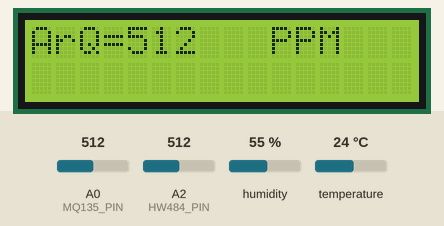
A sketch run on a simulated Arduino Uno, built with avr-gcc and run on an emulated ATmega328P. Shown: 16×2 character LCD. Inputs (shaded band) come from the test bench; at power-on: A0 (MQ135_PIN) = 512, A2 (HW484_PIN) = 512, humidity 55 %, temperature 24 °C. What the sketch prints to the serial monitor is not drawn.

Above: at 2.7 s.
2.8 s: A0 (MQ135_PIN) set to 716
At 4.6 s:
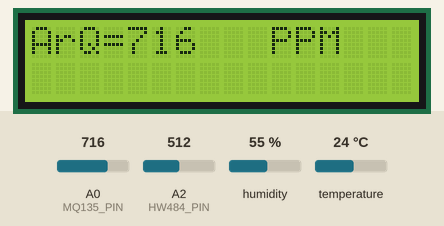
5.9 s: A2 (HW484_PIN) set to 665
9.0 s: A2 (HW484_PIN) set to 691
14.3 s: A0 (MQ135_PIN) set to 992
At 16.3 s:
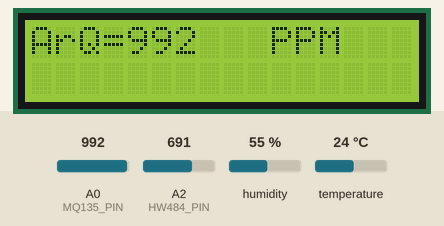
17.4 s: A0 (MQ135_PIN) set to 306
At 20.4 s:
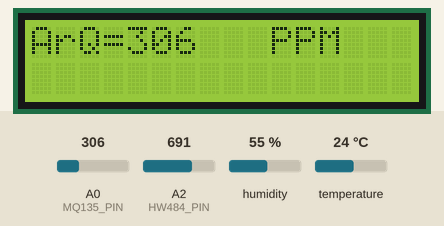
Timing chart, 0 to 21.6 s (numbered marks = the images above; inputs shaded):
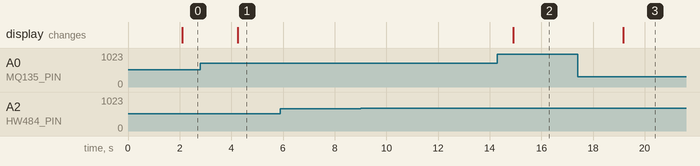

Measured:
- after the input at 2.8 s, the display: changes after 1.4 s (image 1)
- after the input at 5.9 s, every drawn part: stays the same
- after the input at 9.0 s, every drawn part: stays the same
- after the input at 14.3 s, the display: changes after 0.61 s (image 2)
- after the input at 17.4 s, the display: changes after 1.8 s (image 3)

The sketch:

sensors.ino
```cpp
#include <Adafruit_Sensor.h>
#include "DHT.h"
#include <MQ135.h>
#include <LiquidCrystal.h>

#define DHT22_PIN 9
#define MQ135_PIN 0
#define HW484_PIN 2

const int sensorMin = 0;     // sensor minimum
const int sensorMax = 1024;  // sensor maximum

DHT dht22(DHT22_PIN, DHT22);
LiquidCrystal lcd(12, 11, 5, 4, 3, HW484_PIN);

void setup() {
  Serial.begin(9600);
  dht22.begin();
  lcd.begin(16, 2);
}

void loop() {
  // DHT22 readings
  delay(2000);
  float humi = dht22.readHumidity();
  float tempC = dht22.readTemperature();
  float tempF = dht22.readTemperature(true);

  if (isnan(humi) || isnan(tempC) || isnan(tempF)) {
    Serial.println("Failed to read from DHT22 sensor!");
  } else {
    Serial.print("DHT22# Humidity: ");
    Serial.print(humi);
    Serial.print("%");
    Serial.print("  |  ");
    Serial.print("Temperature: ");
    Serial.print(tempC);
    Serial.print("°C ~ ");
    Serial.print(tempF);
    Serial.println("°F");
  }

  // MQ135 readings
  int sensorValue = analogRead(MQ135_PIN);
  Serial.print("AirQua=");
  Serial.print(sensorValue, DEC);
  Serial.println(" PPM");
  lcd.setCursor(0, 0);
  lcd.print("ArQ=");
  lcd.print(sensorValue, DEC);
  lcd.print("   PPM");
  lcd.println("       ");
  lcd.print("  ");

  // HW484 readings
  int hw484_sensorReading = analogRead(HW484_PIN);
  int range = map(hw484_sensorReading, sensorMin, sensorMax, 0, 3);

  switch (range) {
    case 0:    // A fire closer than 1.5 feet away.
      Serial.println("* Close  Fire *");
      break;
    case 1:    // A fire between 1-3 feet away.
      Serial.println("*  Distant Fire *");
      break;
    case 2:    // No fire detected.
      Serial.println("No  Fire");
      break;
  }

  delay(100);
}
```
